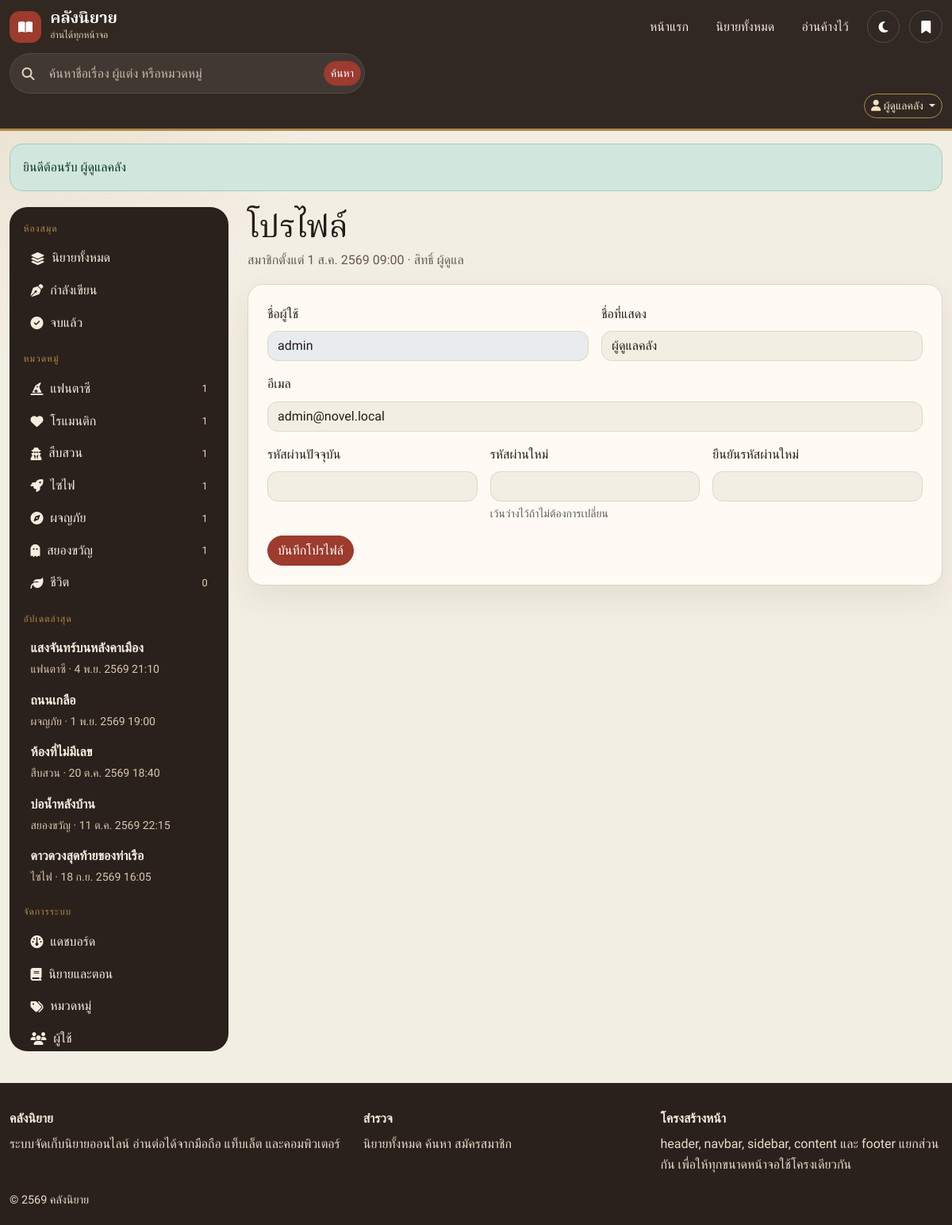
Screenshot of /index.php?page=profile (signed in) with the database file from the repository.
### tables this page shows
CREATE TABLE users (
    id INT UNSIGNED NOT NULL AUTO_INCREMENT,
    username VARCHAR(50) NOT NULL,
    email VARCHAR(120) NOT NULL,
    password_hash VARCHAR(255) NOT NULL,
    display_name VARCHAR(100) NOT NULL,
    role ENUM('admin', 'member') NOT NULL DEFAULT 'member',
    created_at DATETIME NOT NULL DEFAULT CURRENT_TIMESTAMP,
    updated_at DATETIME NOT NULL DEFAULT CURRENT_TIMESTAMP ON UPDATE CURRENT_TIMESTAMP,
    PRIMARY KEY (id),
    UNIQUE KEY uq_users_username (username),
    UNIQUE KEY uq_users_email (email)
);

CREATE TABLE categories (
    id INT UNSIGNED NOT NULL AUTO_INCREMENT,
    name VARCHAR(80) NOT NULL,
    slug VARCHAR(120) NOT NULL,
    description VARCHAR(255) NOT NULL DEFAULT '',
    icon VARCHAR(60) NOT NULL DEFAULT 'fa-book',
    sort_order INT NOT NULL DEFAULT 0,
    created_at DATETIME NOT NULL DEFAULT CURRENT_TIMESTAMP,
    PRIMARY KEY (id),
    UNIQUE KEY uq_categories_slug (slug)
);

CREATE TABLE novels (
    id INT UNSIGNED NOT NULL AUTO_INCREMENT,
    title VARCHAR(200) NOT NULL,
    slug VARCHAR(220) NOT NULL,
    author_name VARCHAR(120) NOT NULL,
    category_id INT UNSIGNED NOT NULL,
    synopsis TEXT NOT NULL,
    cover_image VARCHAR(255) DEFAULT NULL,
    status ENUM('ongoing', 'completed', 'hiatus') NOT NULL DEFAULT 'ongoing',
    is_published TINYINT(1) NOT NULL DEFAULT 1,
    view_count INT UNSIGNED NOT NULL DEFAULT 0,
    created_by INT UNSIGNED DEFAULT NULL,
    created_at DATETIME NOT NULL DEFAULT CURRENT_TIMESTAMP,
    updated_at DATETIME NOT NULL DEFAULT CURRENT_TIMESTAMP ON UPDATE CURRENT_TIMESTAMP,
    PRIMARY KEY (id),
    UNIQUE KEY uq_novels_slug (slug),
    KEY idx_novels_category (category_id),
    KEY idx_novels_pub_updated (is_published, updated_at),
    CONSTRAINT fk_novels_category FOREIGN KEY (category_id) REFERENCES categories (id) ON UPDATE CASCADE ON DELETE RESTRICT,
    CONSTRAINT fk_novels_user FOREIGN KEY (created_by) REFERENCES users (id) ON UPDATE CASCADE ON DELETE SET NULL
);

### config/config.php (called while the page is built, shortened)
<?php
return [
    'db' => [
        'host' => getenv('NOVEL_DB_HOST') ?: '127.0.0.1',
        'port' => (int) (getenv('NOVEL_DB_PORT') ?: 3306),
        'name' => getenv('NOVEL_DB_NAME') ?: 'novel_library',
        'user' => getenv('NOVEL_DB_USER') ?: 'novel_user',
        'pass' => getenv('NOVEL_DB_PASS') ?: 'NovelLib@2026',
        'charset' => 'utf8mb4',
    ],
    'app' => [
        'name' => 'คลังนิยาย',
        'tagline' => 'จัดเก็บ อ่าน และเปิดต่อได้บนมือถือ แท็บเล็ต และคอมพิวเตอร์',
        'timezone' => 'Asia/Bangkok',
        'session_name' => 'klangniyai',
        'debug' => false,
        'show_demo_accounts' => true,
        'per_page' => 9,
    ],
];

### includes/bootstrap.php (called while the page is built, shortened)
<?php
function app_config(): array
{
    static $config = null;
    if ($config === null) {
        $loaded = require APP_ROOT . '/config/config.php';
        $config = is_array($loaded) ? $loaded : [];
    }
    return $config;
}
$config = app_config();
require APP_ROOT . '/includes/functions.php';
require APP_ROOT . '/includes/library.php';

### includes/library.php (called while the page is built, shortened)
<?php
function novel_select_sql(): string
{
    return 'SELECT n.id, n.title, n.slug, n.author_name, n.category_id, n.synopsis, n.cover_image,
                   n.status, n.is_published, n.view_count, n.created_by, n.created_at, n.updated_at,
                   c.name AS category_name, c.slug AS category_slug, c.icon AS category_icon,
                   (SELECT COUNT(*) FROM chapters ch WHERE ch.novel_id = n.id AND ch.is_published = 1) AS chapter_count,
                   (SELECT COUNT(*) FROM chapters ch2 WHERE ch2.novel_id = n.id) AS chapter_total
            FROM novels n
            INNER JOIN categories c ON c.id = n.category_id';
}
function novel_filters(array $filters): array
{
    $where = [];
    $params = [];
    if (empty($filters['include_unpublished'])) {
        $where[] = 'n.is_published = 1';
    }
    $order = match ($filters['sort'] ?? 'new') {
        'popular' => 'n.view_count DESC, n.updated_at DESC',
        'title' => 'n.title ASC',
        'old' => 'n.created_at ASC',
        default => 'n.updated_at DESC',
    };
    return [$where, $params, $order];
}
function query_novels(array $filters, int $limit, int $offset = 0): array
{
    [$where, $params, $order] = novel_filters($filters);
    $limit = max(1, min(60, $limit));
    $offset = max(0, $offset);
    $sql = novel_select_sql()
        . ' WHERE ' . implode(' AND ', $where)
        . ' ORDER BY ' . $order
        . ' LIMIT ' . $limit . ' OFFSET ' . $offset;
    $stmt = db()->prepare($sql);
    $stmt->execute($params);
    return $stmt->fetchAll();
}
function categories_with_counts(): array
{
    $sql = 'SELECT c.*, COUNT(n.id) AS novel_count
            FROM categories c
            LEFT JOIN novels n ON n.category_id = c.id AND n.is_published = 1
            GROUP BY c.id
            ORDER BY c.sort_order ASC, c.name ASC';
    return db()->query($sql)->fetchAll();
}
function latest_novels(int $limit = 8): array
{
    return query_novels(['sort' => 'new'], $limit);
}

### content/profile.php (the view, shortened to what this page needs)
<?php
$me = current_user();
?>
<div class="page-heading">
    <h1>โปรไฟล์</h1>
    <p>สมาชิกตั้งแต่ <?= e(thai_datetime((string) $me['created_at'])) ?> · สิทธิ์ <?= $me['role'] === 'admin' ? 'ผู้ดูแล' : 'นักอ่าน' ?></p>
</div>
<form class="panel p-3 p-md-4" method="post" action="<?= e(url('profile')) ?>">
    <div class="row g-3">
        <div class="col-md-6">
            <label class="form-label" for="username">ชื่อผู้ใช้</label>
            <input class="form-control" id="username" value="<?= e($me['username']) ?>" disabled>
        </div>
        <div class="col-md-6">
            <label class="form-label" for="display_name">ชื่อที่แสดง</label>
            <input class="form-control" id="display_name" name="display_name" value="<?= e((string) old('display_name', $me['display_name'])) ?>" required maxlength="100">
        </div>
        <div class="col-12">
            <label class="form-label" for="email">อีเมล</label>
            <input class="form-control" id="email" type="email" name="email" value="<?= e((string) old('email', $me['email'])) ?>" required maxlength="120">
        </div>
        <div class="col-md-4">
            <label class="form-label" for="current_password">รหัสผ่านปัจจุบัน</label>
            <input class="form-control" id="current_password" type="password" name="current_password" autocomplete="current-password" required>
        </div>
        <div class="col-md-4">
            <label class="form-label" for="password">รหัสผ่านใหม่</label>
            <input class="form-control" id="password" type="password" name="password" autocomplete="new-password" minlength="8">
            <div class="form-text">เว้นว่างไว้ถ้าไม่ต้องการเปลี่ยน</div>
        </div>
        <div class="col-md-4">
            <label class="form-label" for="password_confirm">ยืนยันรหัสผ่านใหม่</label>
            <input class="form-control" id="password_confirm" type="password" name="password_confirm" autocomplete="new-password" minlength="8">
        </div>
    </div>
    <button class="btn btn-seal mt-3" type="submit">บันทึกโปรไฟล์</button>
</form>

### includes/navbar.php (shortened to what this page needs)
<?php
$me = current_user();
$appName = (string) (app_config()['app']['name'] ?? 'คลังนิยาย');
$searchValue = ($page ?? '') === 'search' ? (string) ($_GET['q'] ?? '') : '';
?>
<header class="topbar sticky-top">
    <div class="container-xxl">
        <div class="topbar-row">
            <a class="brand" href="<?= e(url('home')) ?>">
                <span class="brand-mark" aria-hidden="true"><i class="fa-solid fa-book-open"></i></span>
                <span>
                    <strong><?= e($appName) ?></strong>
                    <small>อ่านได้ทุกหน้าจอ</small>
                </span>
            </a>
            <nav class="top-links d-none d-lg-flex" aria-label="เมนูหลัก">
                <a class="<?= ($page ?? '') === 'home' ? 'is-active' : '' ?>" href="<?= e(url('home')) ?>">หน้าแรก</a>
                <a class="<?= in_array(($page ?? ''), ['novels', 'novel', 'category'], true) ? 'is-active' : '' ?>" href="<?= e(url('novels')) ?>">นิยายทั้งหมด</a>
                <?php if ($me !== null): ?>
                    <a class="<?= ($page ?? '') === 'history' ? 'is-active' : '' ?>" href="<?= e(url('history')) ?>">อ่านค้างไว้</a>
                <?php endif; ?>
            </nav>
            <div class="top-tools">
                <button class="btn btn-nav" type="button" data-theme-toggle aria-label="สลับโหมดกลางวันและกลางคืน">
                    <i class="fa-solid fa-moon" aria-hidden="true"></i>
                </button>
                <?php if ($me !== null): ?>
                    <a class="btn btn-nav<?= ($page ?? '') === 'bookmarks' ? ' is-active' : '' ?>" href="<?= e(url('bookmarks')) ?>" aria-label="ชั้นหนังสือของฉัน">
                        <i class="fa-solid fa-bookmark" aria-hidden="true"></i>
                    </a>
                <?php endif; ?>
            </div>
        </div>
        <form class="nav-search" method="get" action="index.php" role="search">
            <i class="fa-solid fa-magnifying-glass" aria-hidden="true"></i>
            <input id="nav-q" type="search" name="q" value="<?= e($searchValue) ?>" placeholder="ค้นหาชื่อเรื่อง ผู้แต่ง หรือหมวดหมู่" maxlength="100">
            <button class="btn btn-seal btn-sm" type="submit">ค้นหา</button>
        </form>
        <div class="collapse d-lg-block" id="accountMenu">
            <div class="account-row">
                <?php if ($me === null): ?>
                    <a class="btn btn-outline-gold btn-sm" href="<?= e(url('register')) ?>">สมัครสมาชิก</a>
                    <a class="btn btn-seal btn-sm" href="<?= e(url('login')) ?>">เข้าสู่ระบบ</a>
                <?php else: ?>
                    <div class="dropdown">
                        <button class="btn btn-outline-gold btn-sm dropdown-toggle" type="button" data-bs-toggle="dropdown" aria-expanded="false">
                            <i class="fa-solid fa-user" aria-hidden="true"></i>
                            <?= e($me['display_name']) ?>
                        </button>
                    </div>
                <?php endif; ?>
            </div>
        </div>
    </div>
</header>

### includes/sidebar.php (shortened to what this page needs)
<?php
if (!isset($sidebarData)) {
    $sidebarData = [
        'categories' => categories_with_counts(),
        'latest' => latest_novels(5),
    ];
}
if (!function_exists('render_sidebar_menu')) {
    function render_sidebar_menu(array $sidebarData): void
    {
        global $page;
        $currentCategory = ($page ?? '') === 'category' ? (string) ($_GET['slug'] ?? '') : '';
        $status = ($page ?? '') === 'novels' ? (string) ($_GET['status'] ?? '') : '';
        $me = current_user();
        ?>
        <p class="sidebar-kicker">ห้องสมุด</p>
        <nav class="sidebar-nav" aria-label="ทางลัดในคลัง">
            <a class="<?= $status === '' && ($page ?? '') === 'novels' ? 'is-active' : '' ?>" href="<?= e(url('novels')) ?>">
                <i class="fa-solid fa-layer-group" aria-hidden="true"></i> นิยายทั้งหมด
            </a>
            <a class="<?= $status === 'ongoing' ? 'is-active' : '' ?>" href="<?= e(url('novels', ['status' => 'ongoing'])) ?>">
                <i class="fa-solid fa-pen-nib" aria-hidden="true"></i> กำลังเขียน
            </a>
            <a class="<?= $status === 'completed' ? 'is-active' : '' ?>" href="<?= e(url('novels', ['status' => 'completed'])) ?>">
                <i class="fa-solid fa-circle-check" aria-hidden="true"></i> จบแล้ว
            </a>
        </nav>
        <p class="sidebar-kicker">หมวดหมู่</p>
        <nav class="sidebar-nav" aria-label="หมวดหมู่">
            <?php foreach ($sidebarData['categories'] as $category): ?>
                <a class="<?= $currentCategory === $category['slug'] ? 'is-active' : '' ?>" href="<?= e(url('category', ['slug' => $category['slug']])) ?>">
                    <i class="<?= e(icon_class((string) $category['icon'])) ?>" aria-hidden="true"></i>
                    <span><?= e($category['name']) ?></span>
                    <em><?= number_format((int) $category['novel_count']) ?></em>
                </a>
            <?php endforeach; ?>
        </nav>
        <p class="sidebar-kicker">อัปเดตล่าสุด</p>
        <ul class="latest-list">
            <?php foreach ($sidebarData['latest'] as $novel): ?>
                <li>
                    <a href="<?= e(url('novel', ['slug' => $novel['slug']])) ?>">
                        <strong><?= e($novel['title']) ?></strong>
                        <small><?= e($novel['category_name']) ?> · <?= e(thai_datetime((string) $novel['updated_at'])) ?></small>
                    </a>
                </li>
            <?php endforeach; ?>
        </ul>
        <?php if ($me !== null && $me['role'] === 'admin'): ?>
            <p class="sidebar-kicker">จัดการระบบ</p>
            <nav class="sidebar-nav" aria-label="เมนูผู้ดูแล">
                <a class="<?= ($page ?? '') === 'admin' ? 'is-active' : '' ?>" href="<?= e(url('admin')) ?>"><i class="fa-solid fa-gauge"></i> แดชบอร์ด</a>
                <a class="<?= in_array(($page ?? ''), ['admin-novels', 'admin-novel-form', 'admin-chapters', 'admin-chapter-form'], true) ? 'is-active' : '' ?>" href="<?= e(url('admin-novels')) ?>"><i class="fa-solid fa-book"></i> นิยายและตอน</a>
                <a class="<?= ($page ?? '') === 'admin-categories' ? 'is-active' : '' ?>" href="<?= e(url('admin-categories')) ?>"><i class="fa-solid fa-tags"></i> หมวดหมู่</a>
                <a class="<?= ($page ?? '') === 'admin-users' ? 'is-active' : '' ?>" href="<?= e(url('admin-users')) ?>"><i class="fa-solid fa-users"></i> ผู้ใช้</a>
            </nav>
        <?php endif; ?>
        <?php
    }
}
$mode = $sidebarMode ?? 'desktop';
if ($mode === 'offcanvas'): ?>
    <div class="offcanvas offcanvas-start sidebar-offcanvas" tabindex="-1" id="sidebarOffcanvas" aria-labelledby="sidebarOffcanvasLabel">
        <div class="offcanvas-header">
            <h2 class="offcanvas-title" id="sidebarOffcanvasLabel">สารบัญคลัง</h2>
            <button type="button" class="btn-close btn-close-white" data-bs-dismiss="offcanvas" aria-label="ปิด"></button>
        </div>
        <div class="offcanvas-body">
            <?php render_sidebar_menu($sidebarData); ?>
        </div>
    </div>
<?php else: ?>
    <aside class="sidebar" aria-label="สารบัญ">
        <?php render_sidebar_menu($sidebarData); ?>
    </aside>
<?php endif; ?>

### rows the page displays
users: display_name "ผู้ดูแลคลัง", created_at "1 ส.ค. 2569 09:00", username "admin", email "admin@novel.local"
categories: name "แฟนตาซี", novel_count "1"
categories: name "โรแมนติก", novel_count "1"
categories: name "สืบสวน", novel_count "1"
categories: name "ไซไฟ", novel_count "1"
categories: name "ผจญภัย", novel_count "1"
categories: name "สยองขวัญ", novel_count "1"
categories: name "ชีวิต", novel_count "0"
novels: title "แสงจันทร์บนหลังคาเมือง", category.name "แฟนตาซี", updated_at "4 พ.ย. 2569 21:10"
novels: title "ถนนเกลือ", category.name "ผจญภัย", updated_at "1 พ.ย. 2569 19:00"
novels: title "ห้องที่ไม่มีเลข", category.name "สืบสวน", updated_at "20 ต.ค. 2569 18:40"
novels: title "บ่อน้ำหลังบ้าน", category.name "สยองขวัญ", updated_at "11 ต.ค. 2569 22:15"
novels: title "ดาวดวงสุดท้ายของท่าเรือ", category.name "ไซไฟ", updated_at "18 ก.ย. 2569 16:05"

### other values shown
$appName "คลังนิยาย"
$flash['message'] "ยินดีต้อนรับ ผู้ดูแลคลัง"
